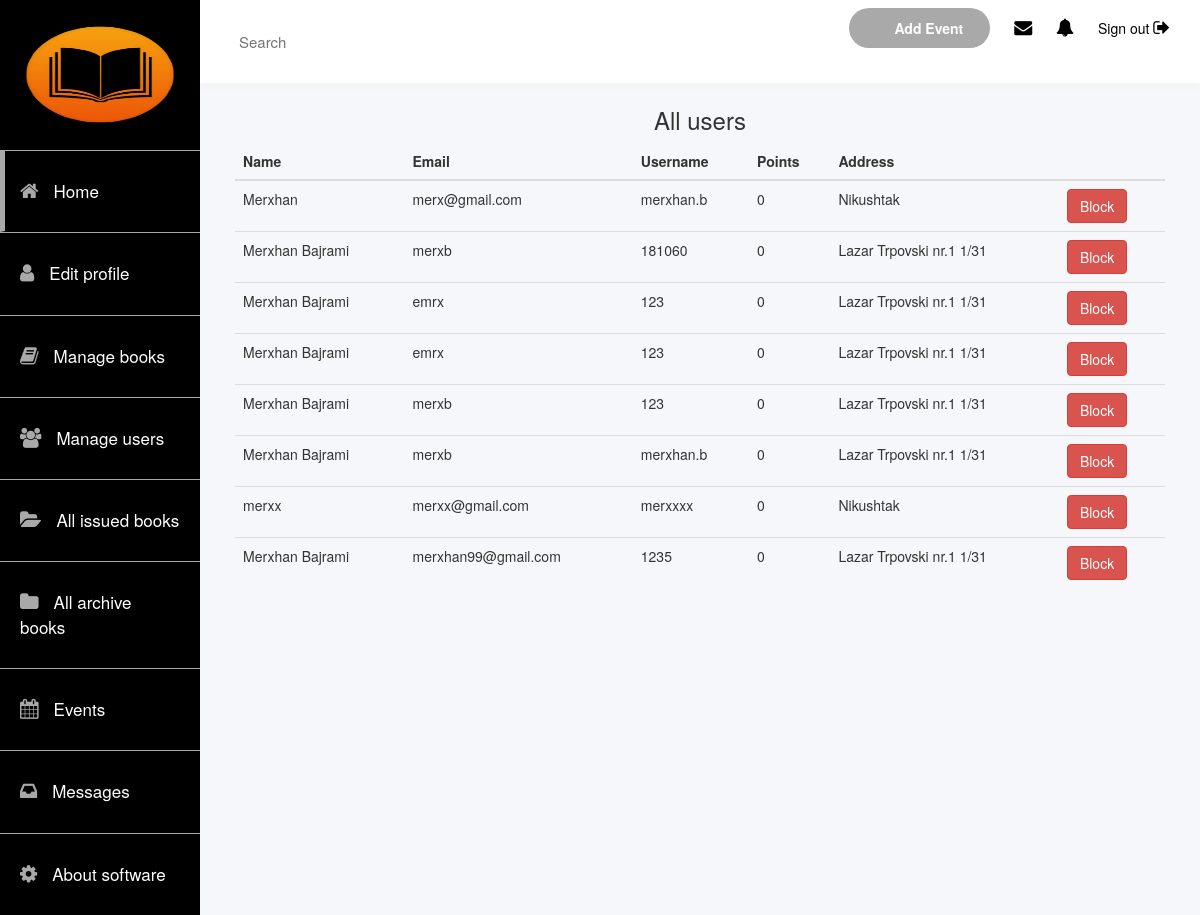
Page /library/manage-users/ on the earlier database version.
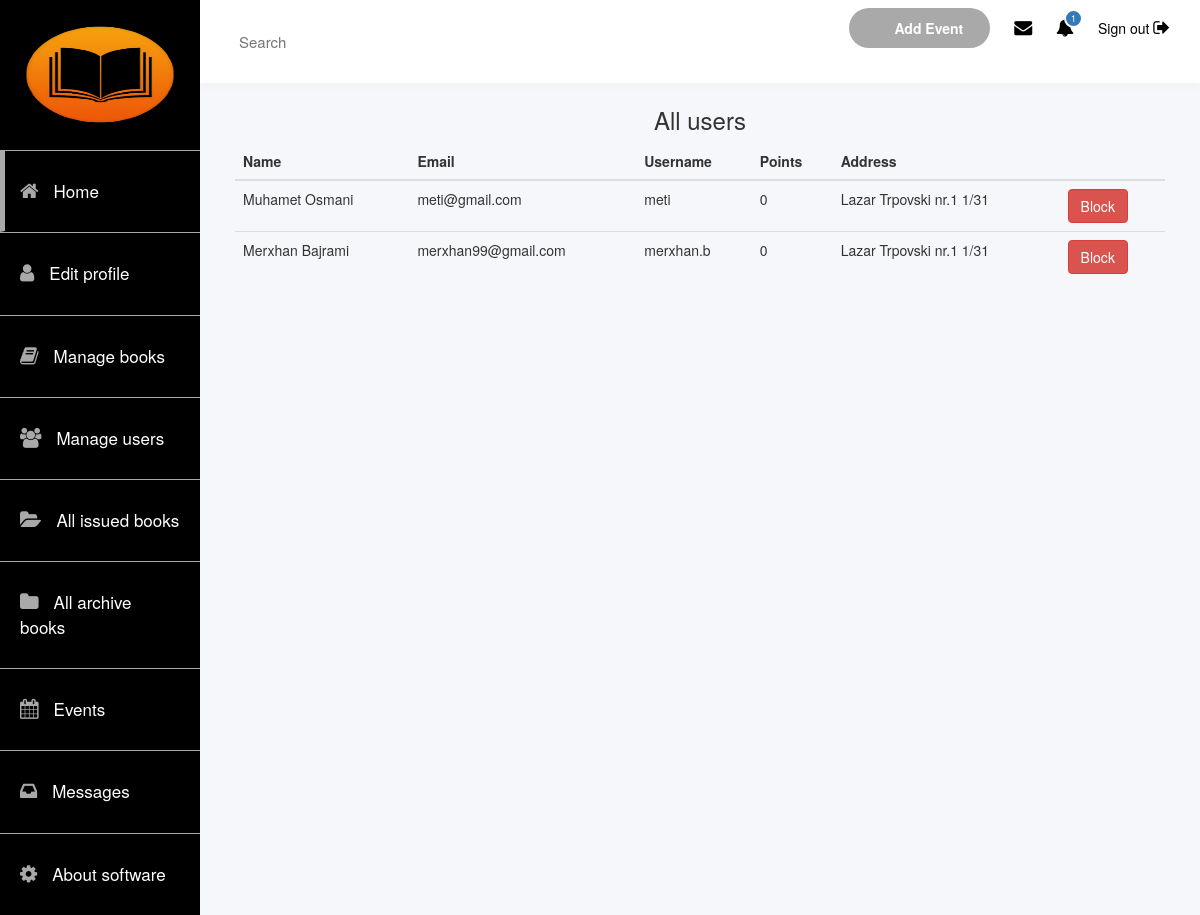
Same page on the later database version.
### app/models.py (models this page shows, shortened)
class User(models.Model):
    name = models.CharField(max_length=100)
    email = models.CharField(max_length=200)
    username = models.CharField(max_length=50)
    password = models.CharField(max_length=200)
    points = models.IntegerField(default=0)
    address = models.CharField(max_length=200)
    is_admin = models.BooleanField(default=False)

### app/views.py (the view)
# urls.py: path('manage-users/', views.manage_users, name="manage_users"),
def manage_users(request):
    m = Message.objects.filter(marked=False).count()
    users = User.objects.all()
    user = User.objects.filter(username=request.session.get('username')).first()
    inbox = alert.objects.filter(user=user, is_read=False)
    data = []
    for u in users:
        if not u.username == 'admin':
            data.append(u)
    context = {
        'users': data,
        'length':m,
        'total_inbox':len(inbox),
    }
    return render(request, 'admin_users.html', context=context)

### app/templates/admin_users.html
{% extends 'admin.html' %}
{% block content %}
         <div class="user-dashboard">
                        <div class="row mb-5">
                            <h3 style="text-align: center;">All users</h3>
                            <div class="col-md-12 col-sm-12 col-xs-12 gutter">
                                <table class="table">
                                      <thead class="thead">
                                        <tr>
                                          <th scope="col">Name</th>
                                          <th scope="col">Email</th>
                                          <th scope="col">Username</th>
                                          <th scope="col">Points</th>
                                          <th scope="col">Address</th>
                                          <th scope="col"></th>
                                        </tr>
                                      </thead>
                                      <tbody>
                                      {% for u in users %}
                                        <tr>
                                          <td>{{u.name}}</td>
                                          <td>{{u.email}}</td>
                                          <td>{{u.username}}</td>
                                           <td>{{u.points}}</td>
                                            <td>{{u.address}}</td>
                                            <td><a href="{% url 'block' u.id %}" class="btn btn-danger">Block</a></td>
                                        </tr>
                                      {% endfor %}
                                      </tbody>
                                    </table>
                            </div>
                        </div>
        </div>
{% endblock %}

### app/templates/admin.html (shortened to what this page needs)
<!DOCTYPE html>
<html lang="en">
{% load static %}
<head>
    <link href="//maxcdn.bootstrapcdn.com/bootstrap/3.3.0/css/bootstrap.min.css" rel="stylesheet" id="bootstrap-css">
    <link rel="stylesheet" href="{% static '/css/admin.css' %}">
    <link href="https://maxcdn.bootstrapcdn.com/font-awesome/4.6.3/css/font-awesome.min.css" rel="stylesheet">
</head>
    <body class="home">
        <div class="container-fluid display-table">
            <div class="row display-table-row">
                <div class="col-md-2 col-sm-1 hidden-xs display-table-cell v-align box" id="navigation">
                    <div class="logo">
                        <a href="{% url 'index' %}">
                            <img src="/static/images/dev/logo.png" alt="logo" width="100" height="150">
                        </a>
                    </div>
                    <div class="navi">
                        <ul>
                            <li class="active"><a href="{% url 'admin' %}"><i class="fa fa-home" aria-hidden="true"></i><span class="hidden-xs hidden-sm">Home</span></a></li>
                            <li><a href="{% url 'edit' %}"><i class="fa fa-user" aria-hidden="true"></i><span class="hidden-xs hidden-sm">Edit profile</span></a></li>
                            <li><a href="{% url 'manage_books' %}"><i class="fa fa-book" aria-hidden="true"></i><span class="hidden-xs hidden-sm">Manage books</span></a></li>
                            <li><a href="{% url 'manage_users' %}"><i class="fa fa-users" aria-hidden="true"></i><span class="hidden-xs hidden-sm">Manage users</span></a></li>
                            <li><a href="{% url 'issued' %}"><i class="fa fa-folder-open" aria-hidden="true"></i><span class="hidden-xs hidden-sm">All issued books</span></a></li>
                            <li><a href="{% url 'archive' %}"><i class="fa fa-folder" aria-hidden="true"></i><span class="hidden-xs hidden-sm">All archive books</span></a></li>
                            <li><a href="{% url 'event' %}"><i class="fa fa-calendar" aria-hidden="true"></i><span class="hidden-xs hidden-sm">Events</span></a></li>
                            <li><a href="{% url 'messages' %}"><i class="fa fa-inbox" aria-hidden="true"></i><span class="hidden-xs hidden-sm">Messages</span></a></li>
                            <li><a href="{% url 'about' %}"><i class="fa fa-cog" aria-hidden="true"></i><span class="hidden-xs hidden-sm">About software</span></a></li>
                        </ul>
                    </div>
                </div>
                <div class="col-md-10 col-sm-11 display-table-cell v-align">
                    <div class="row">
                        <header>
                            <div class="col-md-7">
                                <div class="search hidden-xs hidden-sm">
                                    <input type="text" placeholder="Search" id="search">
                                </div>
                            </div>
                            <div class="col-md-5">
                                <div class="header-rightside">
                                    <ul class="list-inline header-top pull-right">
                                        <li class="hidden-xs"><a href="{% url 'event' %}" class="add-project" data-toggle="modal" data-target="#add_project">Add Event</a></li>
                                        <li>
                                            <a href="{% url 'admin' %}" class="icon-info">
                                                 <i class="fa fa-envelope" aria-hidden="true"></i>
                                            </a>
                                        </li>
                                        <li>
                                            <a href="{% url 'messages' %}" class="icon-info">
                                                <i class="fa fa-bell" aria-hidden="true"></i>
                                                {% if length > 0 %}
                                                <span class="label label-primary">{{length}}</span>
                                                {% endif %}
                                            </a>
                                        </li>
                                        <li class="dropdown">
                                            <a href="{% url 'logout' %}" class="dropdown-toggle" data-toggle="dropdown">
                                               Sign out <i class="fa fa-sign-out"></i>
                                            </a>
                                        </li>
                                    </ul>
                                </div>
                            </div>
                        </header>
                    </div>
                    {% block content %}
                    {% endblock %}
                </div>
            </div>
        </div>
    </body>
</html>

### app/static/css/admin.css (style rules this page uses)
a:focus,a:hover,a { outline:none; text-decoration: none; }
li,ul { list-style: none; padding: 0; margin: 0; }
.header-top i { font-size: 18px; }
.home { background: #f6f7fa; }
#navigation { background: black; }
#navigation { padding: 0; }
.display-table { display: table; padding: 0; height: 100%; width: 100%; }
.display-table-row { display: table-row; height: 100%; }
.display-table-cell { display: table-cell; float: none; height: 100%; }
.v-align { vertical-align: top; }
.logo img { max-width: 180px; padding: 16px 0 17px; width: 100%; }
.header-top { margin: 0; padding-top: 2px; }
.add-project { background: darkgrey none repeat scroll 0 0; border-radius: 100px; color: #ffffff; font-size: 14px; font-weight: 600; padding: 10px 27px 10px 45px; position: relative; }
.add-project::before { content: ""; ; height: 12px; left: 17px; position: absolute; top: 12px; width: 12px; }
.header-top i { color: black; }
.icon-info { position: relative; }
.navi i { font-size: 20px; }
.label.label-primary { border-radius: 50%; font-size: 9px; left: 8px; position: absolute; top: -9px; }
.icon-info .label { border: 2px solid #ffffff; font-weight: 500; padding: 3px 5px; text-align: center; }
.header-top li { display: inline-block; text-align: center; }
.header-top .dropdown-toggle { color: black; }
#navigation { -webkit-transition: all 0.5s ease; -moz-transition: all 0.5s ease; -o-transition: all 0.5s ease; transition: all 0.5s ease; }
.search input { border: none; font-size: 15px; padding: 15px 9px; width: 100%; color: #8492af; }
header { background: #ffffff none repeat scroll 0 0; box-shadow: 0 1px 12px rgba(0, 0, 0, 0.04); display: inline-block !important; line-height: 23px; padding: 15px; transition: all 0.5s ease 0s; width: 100%; -webkit-transition: all 0.5s ease; -moz-transition: all 0.5s ease; -o-transition: all 0.5s ease; transition: all 0.5s ease; }
.logo { text-align: center; }
.navi a { border-bottom: 1px solid black; border-top: 1px solid darkgrey; color: #ffffff; display: block; font-size: 17px; font-weight: 500; padding: 28px 20px; text-decoration: none; }
.navi i { margin-right: 15px; color: darkgrey; }
.navi .active a { background: black; border-left: 5px solid darkgrey; padding-left: 15px; }
.hidden-xs { -webkit-transition: all 0.5s ease; -moz-transition: all 0.5s ease; -o-transition: all 0.5s ease; transition: all 0.5s ease; }
.user-dashboard { padding: 0 20px; }
@media only screen and (max-device-width: 992px) { header .header-top li { padding-left: 20px !important; padding-right: 0; } }

Differences in the rows shown:
removed User: name "Merxhan", email "merx@gmail.com", username "merxhan.b", points "0", address "Nikushtak"
removed User: name "Merxhan Bajrami", email "merxb", username "181060", points "0", address "Lazar Trpovski nr.1 1/31"
removed User: name "Merxhan Bajrami", email "emrx", username "123", points "0", address "Lazar Trpovski nr.1 1/31"
removed User: name "Merxhan Bajrami", email "emrx", username "123", points "0", address "Lazar Trpovski nr.1 1/31"
removed User: name "Merxhan Bajrami", email "merxb", username "123", points "0", address "Lazar Trpovski nr.1 1/31"
removed User: name "Merxhan Bajrami", email "merxb", username "merxhan.b", points "0", address "Lazar Trpovski nr.1 1/31"
removed User: name "merxx", email "merxx@gmail.com", username "merxxxx", points "0", address "Nikushtak"
removed User: name "Merxhan Bajrami", email "merxhan99@gmail.com", username "1235", points "0", address "Lazar Trpovski nr.1 1/31"
added User: name "Muhamet Osmani", email "meti@gmail.com", username "meti", points "0", address "Lazar Trpovski nr.1 1/31"
added User: name "Merxhan Bajrami", email "merxhan99@gmail.com", username "merxhan.b", points "0", address "Lazar Trpovski nr.1 1/31"
Other differences:
{{ length }}: (not shown) → "1"
